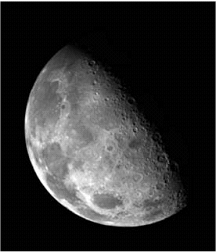
#> input picture Aula05_Lab/img/Laboratorio_4_1.tif, 216 x 252 px, found by its file name
$ python Q_03.py
#> lines starting #> are read from the running program, lines starting #| are printed output that depends on the picture
"""
Questão 03:
Faça o download das imagens Laboratorio_4_1.tif e Laboratorio_5_2.png. Digite o código
abaixo e interprete os resultados. Qual a imagem com maior quantidade de informação de baixas
frequências? Justifique.
"""
# Imports
import numpy as np
from matplotlib import pyplot as plt
from scipy.fftpack import fft2, fftshift
from skimage.io import imread

Ia = imread('./img/Laboratorio_4_1.tif', as_gray=True)
#> Ia is the input picture: shape (252, 216); min 0, max 255, mean 48.1
Ib = imread('./img/Laboratorio_5_2.png', as_gray=True)
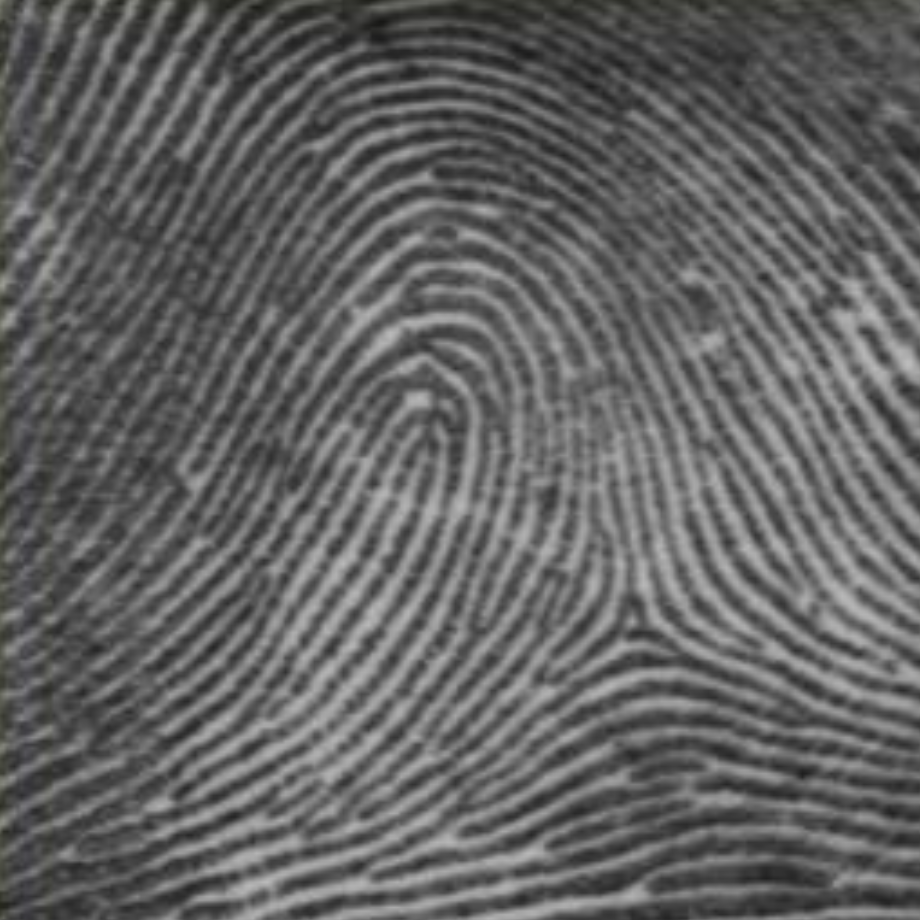
#> input picture Aula05_Lab/img/Laboratorio_5_2.png, 920 x 920 px, found by its file name
#> Ib: shape (920, 920) float64; min 0.0896, max 0.737, mean 0.387
Fa = fft2(Ia)

# Desloca o componente de frequência zero para o centro do espectro
Fa = fftshift(Fa)
Fb = fft2(Ib)
Fb = fftshift(Fb)
Fa_abs = np.abs(Fa)
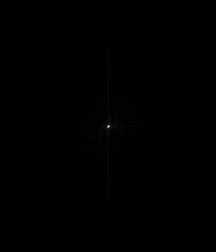
#> Fa_abs: shape (252, 216) float64; min 0.363, max 2620768, mean 2814.8; drawn with min black and max white
f_ganho = np.log10(Fa_abs)
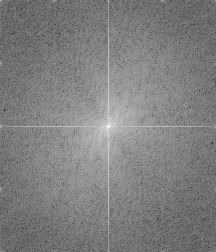
#> f_ganho: shape (252, 216) float64; min -0.44, max 6.42, mean 2.99; drawn with min black and max white
Fa_abs = 255*f_ganho/np.max(f_ganho)
Fb_abs = np.abs(Fb)
f_ganho = np.log10(Fb_abs)
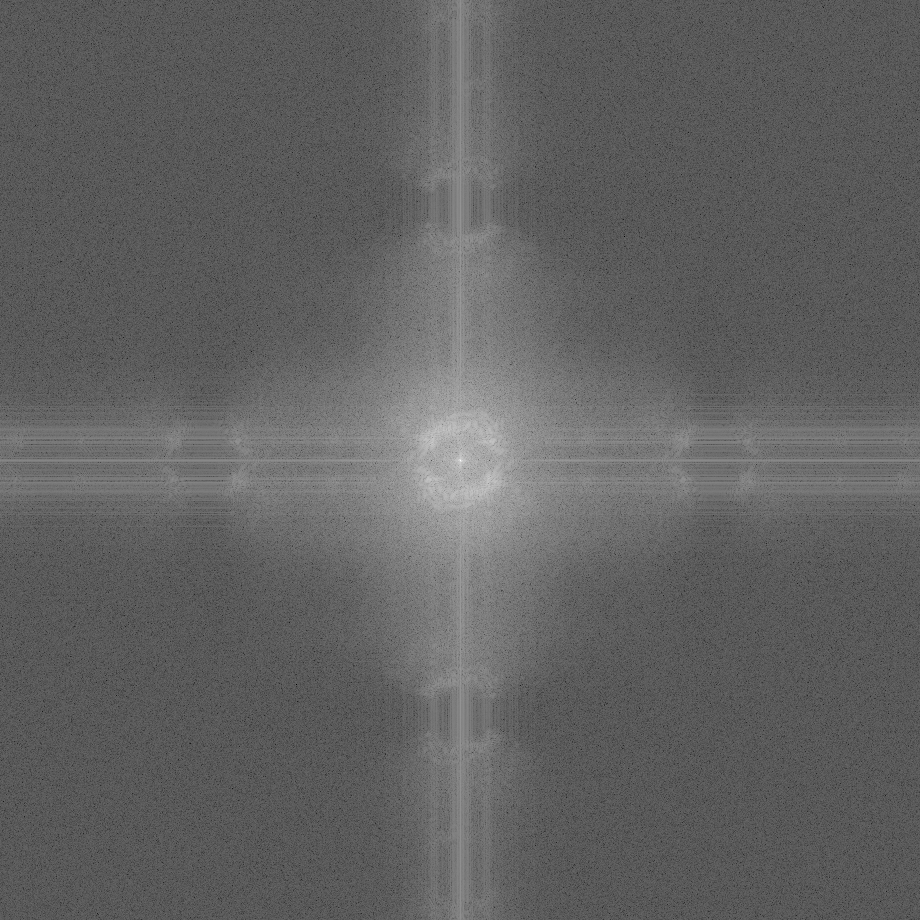
#> f_ganho: shape (920, 920) float64; min -3.07, max 5.52, mean 0.224; drawn with min black and max white
Fb_abs = 255*f_ganho/np.max(f_ganho)

# Mostrando a imagem a e b originais e sus deslocamentos de frequência
fig, axes = plt.subplots(nrows=2, ncols=2, figsize=(10, 6))
ax = axes.ravel()
ax[0].imshow(Ia, cmap='gray')
ax[0].set_title('Ia - Original')
ax[1].imshow(Fa_abs, cmap='gray')
ax[1].set_title('Ia - Deslocamento de frequência')
ax[2].imshow(Ib, cmap='gray')
ax[2].set_title('Ib - Original')
ax[3].imshow(Fb_abs, cmap='gray')
ax[3].set_title('Ib - Deslocamento de frequência')

plt.tight_layout()  # Ajuste automático no espaçamento entre subplots
plt.show()  # Exibindo todas as imagens criadas.
